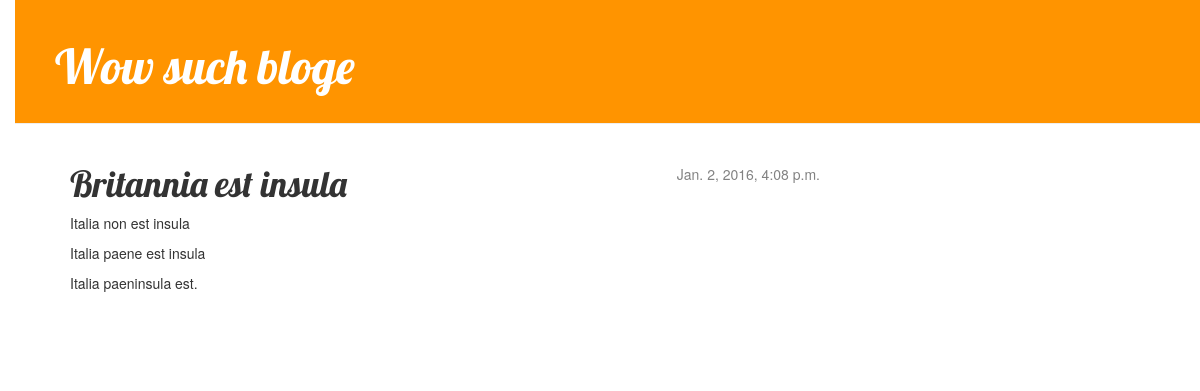
The app's page /post/4/ with its own data.
### blog/models.py (models this page shows, shortened)
class Post(models.Model):
    author = models.ForeignKey('auth.User')
    title = models.CharField(max_length=200)
    text = models.TextField()
    created_date = models.DateTimeField(default=timezone.now())
    published_date = models.DateTimeField(blank=True, null=True)

### blog/views.py (the view)
def post_detail(request, pk):
    post = get_object_or_404(klass=Post, pk=pk)
    return render(request=request, template_name='blog/post_detail.html', context={'post': post})

### blog/templates/blog/post_detail.html
{% extends 'blog/base.html' %}
{% block content %}
    <div class="post">
        {% if post.published_date %}
            <div class="date">
                {{ post.published_date }}
            </div>
        {% endif %}
        <h1>{{ post.title }}</h1>
        <p>{{ post.text|linebreaks }}</p>
    </div>
{% endblock %}

### blog/static/css/blog.css (style rules this page uses)
body { padding-left: 15px; }
h1, h2, h3, h4 { font-family: 'Lobster', cursive; }
.date { float: right; color: #828282; }
.post { margin-bottom: 70px; }

### records on screen
Post: published_date "Jan. 2, 2016, 4:08 p.m.", title "Britannia est insula", text "Italia non est insula Italia paene est insula Italia paeninsula est."
